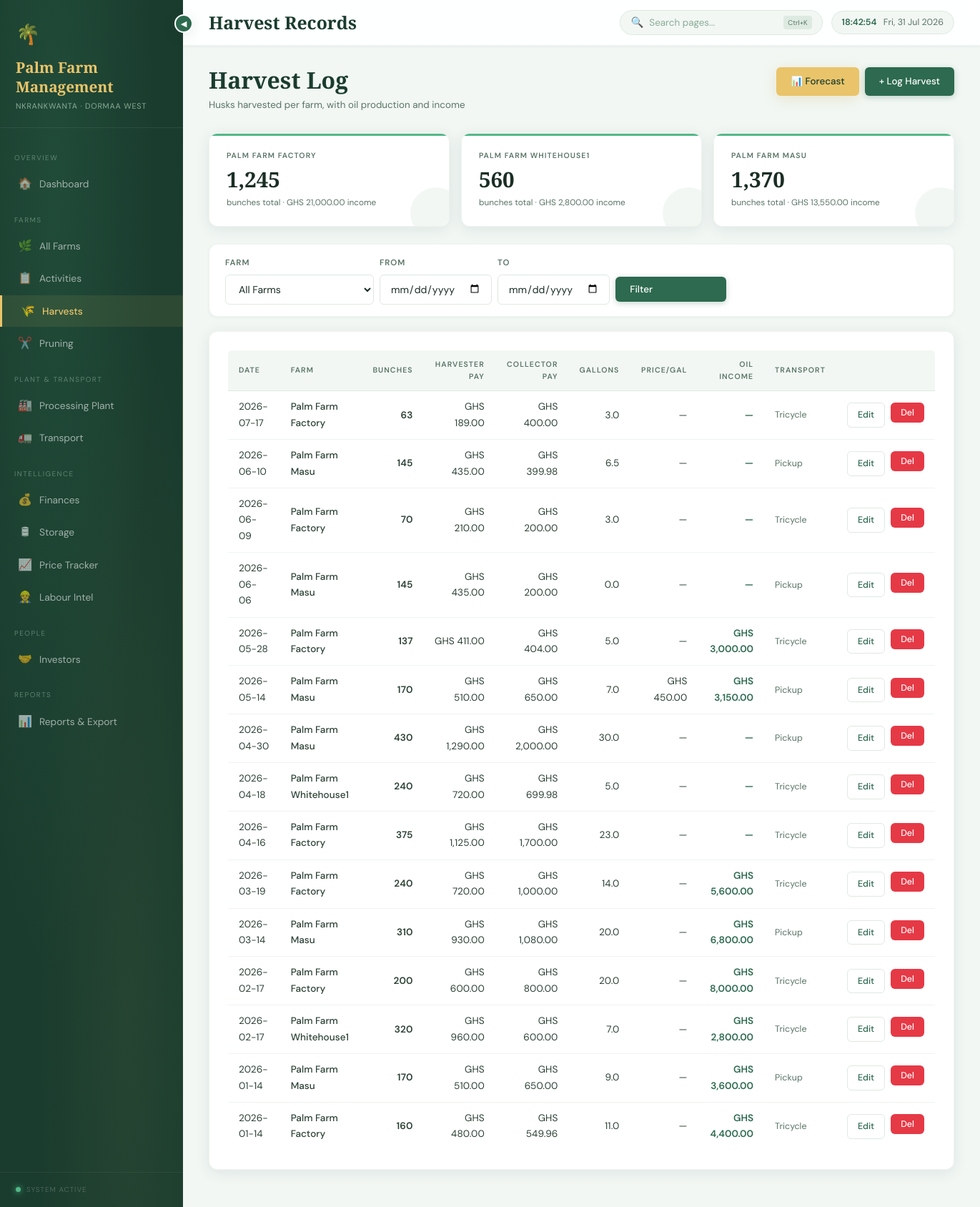
The app's page /harvests/ with its own data.
### tables this page shows
CREATE TABLE farms (
    id              INTEGER PRIMARY KEY AUTOINCREMENT,
    name            TEXT NOT NULL,
    location        TEXT,
    constituency    TEXT,
    size_acres      REAL,
    crop_type       TEXT CHECK(crop_type IN ('Oil Palm', 'Cashew')),
    status          TEXT CHECK(status IN ('Active', 'Inactive', 'Development')),
    total_trees     INTEGER DEFAULT 0,
    notes           TEXT,
    created_at      DATE DEFAULT (DATE('now'))
);

CREATE TABLE harvests (
    id                  INTEGER PRIMARY KEY AUTOINCREMENT,
    farm_id             INTEGER REFERENCES farms(id) ON DELETE CASCADE,
    activity_id         INTEGER REFERENCES activities(id) ON DELETE SET NULL,
    date                DATE NOT NULL,
    bunches_harvested   INTEGER DEFAULT 0,
    weight_tonnes       REAL,
    num_labourers       INTEGER DEFAULT 0,
    harvesting_cost     REAL DEFAULT 0,
    notes               TEXT
, harvester_pay REAL DEFAULT 0, collector_pay REAL DEFAULT 0, num_collectors INTEGER DEFAULT 0, gallons_produced REAL DEFAULT 0, price_per_gallon REAL DEFAULT 0, oil_income REAL DEFAULT 0, transport_mode TEXT DEFAULT NULL, driver_pay REAL DEFAULT 0, fuel_cost REAL DEFAULT 0, tricycle_rent REAL DEFAULT 0, gallons_sold REAL DEFAULT 0, husks_processed INTEGER DEFAULT NULL, gallons_sold_price REAL DEFAULT 0, gallons_sold_income REAL DEFAULT 0, threshing_cost REAL DEFAULT 0);

### routes/harvests.py (the view)
@harvests_bp.route('/')
def index():
    farm_id   = request.args.get('farm_id', '')
    date_from = request.args.get('date_from', '')
    date_to   = request.args.get('date_to', '')
    sql    = "SELECT h.*, f.name AS farm_name FROM harvests h JOIN farms f ON f.id=h.farm_id WHERE 1=1"
    params = []
    if farm_id:
        sql += " AND h.farm_id=?"; params.append(farm_id)
    if date_from:
        sql += " AND h.date>=?"; params.append(date_from)
    if date_to:
        sql += " AND h.date<=?"; params.append(date_to)
    sql += " ORDER BY h.date DESC"
    harvests   = query(sql, params)
    farms      = get_all_farms()
    farm_totals = query("""
        SELECT f.name, COALESCE(SUM(h.bunches_harvested),0) AS total_bunches,
               COALESCE(SUM(h.oil_income),0) AS total_income
        FROM farms f LEFT JOIN harvests h ON h.farm_id=f.id
        WHERE f.crop_type='Oil Palm'
        GROUP BY f.id ORDER BY f.id
    """)
    return render_template('harvests/index.html',
        harvests=harvests, farms=farms, farm_totals=farm_totals,
        filters=dict(farm_id=farm_id, date_from=date_from, date_to=date_to),
    )

### database/db.py (called while the page is built)
def get_connection():
    conn = sqlite3.connect(DB_PATH)
    conn.row_factory = sqlite3.Row
    conn.execute("PRAGMA foreign_keys = ON")
    return conn

def query(sql, params=(), one=False):
    conn = get_connection()
    cur = conn.execute(sql, params)
    rv = cur.fetchone() if one else cur.fetchall()
    conn.close()
    return rv

def get_all_farms():
    return query("SELECT * FROM farms ORDER BY id")

### templates/harvests/index.html (shortened to what this page needs)
{% extends 'base.html' %}
{% block page_title %}Harvest Records{% endblock %}
{% block content %}
<div class="page-header">
  <div><h2>Harvest Log</h2><p>Husks harvested per farm, with oil production and income</p></div>
  <div class="flex gap-2">
    <a href="{{ url_for('harvests.forecast') }}" class="btn btn-gold">📊 Forecast</a>
    <a href="{{ url_for('harvests.add') }}" class="btn btn-primary">+ Log Harvest</a>
  </div>
</div>
{% if farm_totals %}
<div class="stat-grid">
  {% for ft in farm_totals %}
  {% if ft['total_bunches'] > 0 %}
  <div class="stat-card">
    <div class="stat-label">{{ ft['name'] }}</div>
    <div class="stat-value serif">{{ '{:,}'.format(ft['total_bunches']|int) }}</div>
    <div class="stat-sub">bunches total{% if ft['total_income'] > 0 %} · GHS {{ '{:,.2f}'.format(ft['total_income']) }} income{% endif %}</div>
  </div>
  {% endif %}
  {% endfor %}
</div>
{% endif %}
<div class="filter-bar">
  <form method="GET" class="flex gap-2 items-center" style="flex-wrap:wrap;width:100%;">
    <div class="form-group"><label>Farm</label>
      <select name="farm_id"><option value="">All Farms</option>
      </select></div>
    <div class="form-group"><label>From</label><input type="date" name="date_from" value="{{ filters.date_from }}"></div>
    <div class="form-group"><label>To</label><input type="date" name="date_to" value="{{ filters.date_to }}"></div>
    <div class="form-group" style="justify-content:flex-end;"><label>&nbsp;</label>
      <button type="submit" class="btn btn-primary">Filter</button></div>
  </form>
</div>
<div class="card">
  <div class="table-wrap">
    <table>
      <thead>
        <tr>
          <th>Date</th><th>Farm</th>
          <th class="text-right">Bunches</th>
          <th class="text-right">Harvester Pay</th>
          <th class="text-right">Collector Pay</th>
          <th class="text-right">Gallons</th>
          <th class="text-right">Price/Gal</th>
          <th class="text-right">Oil Income</th>
          <th>Transport</th>
          <th></th>
        </tr>
      </thead>
      <tbody>
      {% for h in harvests %}
      <tr>
        <td>{{ h['date'] }}</td>
        <td style="font-weight:500;">{{ h['farm_name'] }}</td>
        <td class="text-right mono bold">{{ h['bunches_harvested'] }}</td>
        <td class="text-right mono">GHS {{ '{:,.2f}'.format(h['harvester_pay'] or 0) }}</td>
        <td class="text-right mono">GHS {{ '{:,.2f}'.format(h['collector_pay'] or 0) }}</td>
        <td class="text-right mono">{{ '{:,.1f}'.format(h['gallons_produced'] or 0) }}</td>
        <td class="text-right mono">{% if h['price_per_gallon'] %}GHS {{ '{:,.2f}'.format(h['price_per_gallon']) }}{% else %}—{% endif %}</td>
        <td class="text-right positive">{% if h['oil_income'] and h['oil_income'] > 0 %}GHS {{ '{:,.2f}'.format(h['oil_income']) }}{% else %}—{% endif %}</td>
        <td class="small muted">{{ h['transport_mode'] or '—' }}</td>
        <td>
          <div class="flex gap-2">
            <a href="{{ url_for('harvests.edit', harvest_id=h['id']) }}" class="btn btn-sm btn-outline">Edit</a>
            <form method="POST" action="{{ url_for('harvests.delete', harvest_id=h['id']) }}" data-confirm="Delete this harvest record?">
              <button class="btn btn-sm btn-danger">Del</button>
            </form>
          </div>
        </td>
      </tr>
      {% else %}
      <tr><td colspan="10" class="text-center muted" style="padding:40px;">No harvest records yet.</td></tr>
      {% endfor %}
      </tbody>
    </table>
  </div>
</div>
{% endblock %}

### records on screen
farms: name "PALM FARM FACTORY", total_bunches "1,245", total_income "21,000.00"
farms: name "PALM FARM WHITEHOUSE1", total_bunches "560", total_income "2,800.00"
farms: name "PALM FARM MASU", total_bunches "1,370", total_income "13,550.00"
harvests: date "2026-07-17", farm_name "Palm Farm Factory", bunches_harvested "63", harvester_pay "189.00", collector_pay "400.00", gallons_produced "3.0", transport_mode "Tricycle"
harvests: date "2026-06-10", farm_name "Palm Farm Masu", bunches_harvested "145", harvester_pay "435.00", collector_pay "399.98", gallons_produced "6.5", transport_mode "Pickup"
harvests: date "2026-06-09", farm_name "Palm Farm Factory", bunches_harvested "70", harvester_pay "210.00", collector_pay "200.00", gallons_produced "3.0", transport_mode "Tricycle"
harvests: date "2026-06-06", farm_name "Palm Farm Masu", bunches_harvested "145", harvester_pay "435.00", collector_pay "200.00", gallons_produced "0.0", transport_mode "Pickup"
harvests: date "2026-05-28", farm_name "Palm Farm Factory", bunches_harvested "137", harvester_pay "411.00", collector_pay "404.00", gallons_produced "5.0", oil_income "3,000.00", transport_mode "Tricycle"
harvests: date "2026-05-14", farm_name "Palm Farm Masu", bunches_harvested "170", harvester_pay "510.00", collector_pay "650.00", gallons_produced "7.0", price_per_gallon "450.00", oil_income "3,150.00", transport_mode "Pickup"
harvests: date "2026-04-30", farm_name "Palm Farm Masu", bunches_harvested "430", harvester_pay "1,290.00", collector_pay "2,000.00", gallons_produced "30.0", transport_mode "Pickup"
harvests: date "2026-04-18", farm_name "Palm Farm Whitehouse1", bunches_harvested "240", harvester_pay "720.00", collector_pay "699.98", gallons_produced "5.0", transport_mode "Tricycle"
harvests: date "2026-04-16", farm_name "Palm Farm Factory", bunches_harvested "375", harvester_pay "1,125.00", collector_pay "1,700.00", gallons_produced "23.0", transport_mode "Tricycle"
harvests: date "2026-03-19", farm_name "Palm Farm Factory", bunches_harvested "240", harvester_pay "720.00", collector_pay "1,000.00", gallons_produced "14.0", oil_income "5,600.00", transport_mode "Tricycle"
harvests: date "2026-03-14", farm_name "Palm Farm Masu", bunches_harvested "310", harvester_pay "930.00", collector_pay "1,080.00", gallons_produced "20.0", oil_income "6,800.00", transport_mode "Pickup"
harvests: date "2026-02-17", farm_name "Palm Farm Factory", bunches_harvested "200", harvester_pay "600.00", collector_pay "800.00", gallons_produced "20.0", oil_income "8,000.00", transport_mode "Tricycle"
harvests: date "2026-02-17", farm_name "Palm Farm Whitehouse1", bunches_harvested "320", harvester_pay "960.00", collector_pay "600.00", gallons_produced "7.0", oil_income "2,800.00", transport_mode "Tricycle"
harvests: date "2026-01-14", farm_name "Palm Farm Masu", bunches_harvested "170", harvester_pay "510.00", collector_pay "650.00", gallons_produced "9.0", oil_income "3,600.00", transport_mode "Pickup"
harvests: date "2026-01-14", farm_name "Palm Farm Factory", bunches_harvested "160", harvester_pay "480.00", collector_pay "549.96", gallons_produced "11.0", oil_income "4,400.00", transport_mode "Tricycle"
